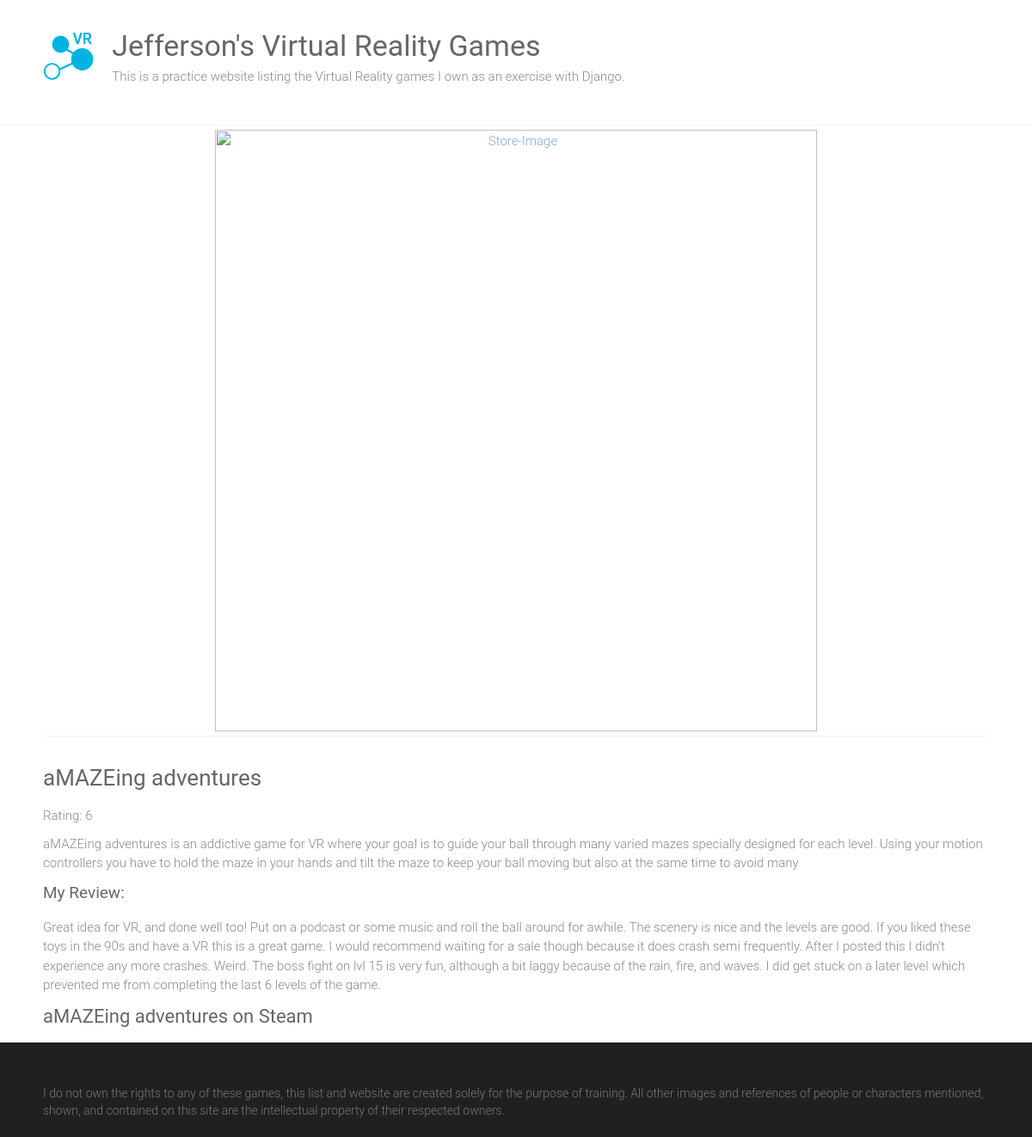
The page /Games/1/ on the database its author committed.
### Games/models.py (models this page shows)
class Game(models.Model):
    name = models.CharField(max_length=100)
    link = models.URLField(null=True)
    description = models.TextField(null=True)
    rating = models.IntegerField(choices=[(0,'0'),(1,'1'),(2,'2'),(3,'3'),(4,'4'),(5,'5'),(6,'6'),(7,'7'),(8,'8'),(9,'9'),(10,'10')],null=True)
    review = models.TextField(null=True)

### Games/views.py (the view)
# urls.py: re_path(r'^Games/(\d+)/', views.game_detail, name='game_detail'),
def game_detail(request, id):
    try:
        game = Game.objects.get(id=id)
    except Game.DoesNotExist:
        raise Http404('Game not found')
    return render(request, 'game_detail.html', {'game': game})

### Games/templates/game_detail.html (shortened to what this page needs)
{% extends "base.html" %}
{% load static %}
{% block banner %}
<div style="text-align: center; margin: 5px 0px -63px 0px;" id="banner-logo-image">
    <a href="{{game.link}}">
        <img class="game_header_image_full" id='banner' alt="Store-Image" width="700" >
    </a>
</div>
{% endblock %}
{% block content %}
<div>
  <h3>{{ game.name }}</h3>
  {% if game.rating %}
    <p> Rating: {{ game.rating }} </p>
  {% endif %}
    <p> {{ game.description }} </p>
  {% if game.review %}
    <h6> My Review: </h6>
    <p> {{ game.review }} </p>
  {% endif %}
    <a href="{{game.link}}">
      <h5>{{ game.name }} on Steam</h5>
    </a>
</div>
{% endblock %}

### static/style.css (style rules this page uses)
html, body, div, span, applet, object, iframe, h1, h2, h3, h4, h5, h6, p, blockquote, pre, a, abbr, acronym, address, big, cite, code, del, dfn, em, font, ins, kbd, q, s, samp, small, strike, strong, sub, sup, tt, var, dl, dt, dd, ol, ul, li, fieldset, form, label, legend, table, caption, tbody, tfoot, thead, tr, th, td { border: 0; font: inherit; font-size: 100%; font-style: inherit; font-weight: inherit; margin: 0; outline: 0; padding: 0; vertical-align: baseline; }
html { overflow-y: scroll; -webkit-text-size-adjust: 100%; -ms-text-size-adjust: 100%; }
h1, h2, h3, h4, h5, h6 { color: #666666; line-height: 1.4; padding-bottom: 15px; font-weight: normal; }
h3 { font-size: 26px; }
h5 { font-size: 22px; }
h6 { font-size: 19px; }
body, button, input, select, textarea { color: #888888; font-size: 15px; line-height: 1.5; font-family: 'Roboto', sans-serif; font-weight: 300; }
p { color: #888888; font-size: 15px; line-height: 1.5; margin-bottom: 15px; font-weight: 300; }
body { background: #f2f2f2; }
a { color: #80abc8; text-decoration: none; -webkit-transition: 0.25s ease-in-out; -moz-transition: 0.25s ease-in-out; transition: 0.25s ease-in-out; -ms-transition: 0.25s ease-in-out; -o-transition: 0.25s ease-in-out; }
img { max-width: 100%; height: auto; vertical-align: top; margin-bottom: 18px; }
a img { border: 0; }
body { padding-top: 30px; padding-bottom: 30px; }
body.wide { padding-top: 0; padding-bottom: 0; }
.single-page p { margin-bottom: 10px; }

### rows shown on the page
Game: name "aMAZEing adventures", rating "6", description "aMAZEing adventures is an addictive game for VR where your goal is to guide your ball through many varied mazes specially designed for each level. Using your motion controllers you have to hold the maze in your hands and tilt the maze to keep your ball moving but also at the same time to avoid many", review "Great idea for VR, and done well too! Put on a podcast or some music and roll the ball around for awhile. The scenery is nice and the levels are good. If you liked these toys in the 90s and have a VR this is a great game. I would recommend waiting for a sale though because it does crash semi frequently. After I posted this I didn't experience any more crashes. Weird. The boss fight on lvl 15 is very fun, although a bit laggy because of the rain, fire, and waves. I did get stuck on a later level which prevented me from completing the last 6 levels of the game."
